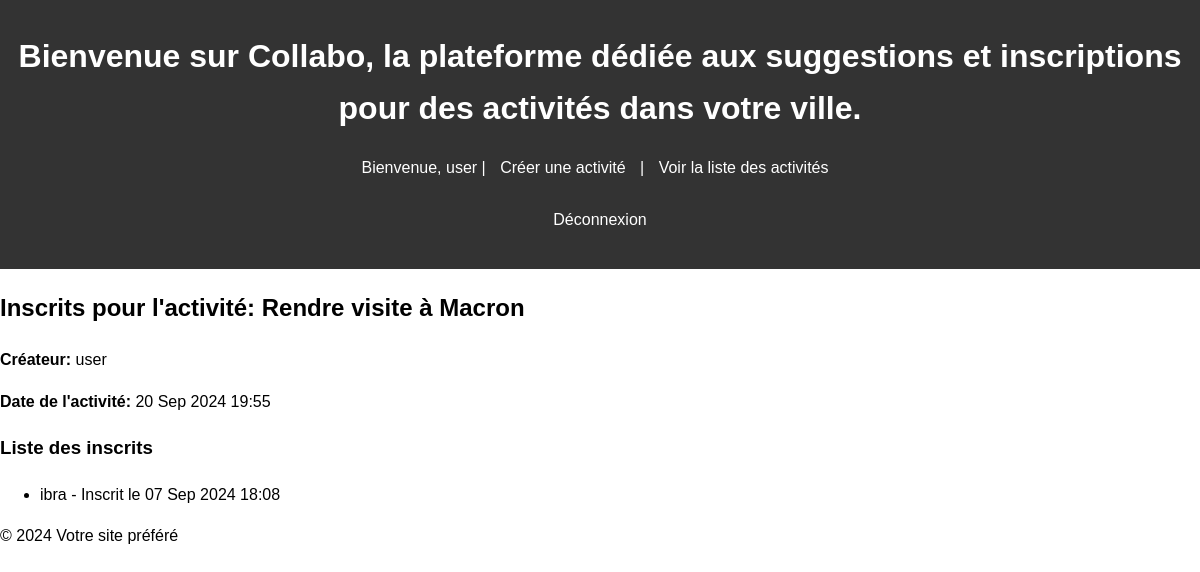
/activites/3/inscriptions/ (signed in), run on the app's committed database.
### public/models.py (models this page shows, shortened)
class Activite(models.Model):
    nom = models.CharField(max_length=280)
    createur = models.ForeignKey(User, on_delete=models.CASCADE)
    ville = models.ForeignKey(Ville, on_delete=models.CASCADE)
    type = models.ForeignKey(TypeActivite, on_delete=models.CASCADE)
    date = models.DateTimeField()
    adresse = models.CharField(max_length=280, null=True)

class Registration(models.Model):
    user = models.ForeignKey(User, on_delete=models.CASCADE)
    activity = models.ForeignKey(Activite, on_delete=models.CASCADE)
    date = models.DateTimeField(auto_now_add=True)

### public/views.py (the view)
# urls.py: path('activites/<int:activite_id>/inscriptions/', views.inscription_activite_list, name='inscription_activite_list'),
def inscription_activite_list(request, activite_id):
    activite = get_object_or_404(Activite, id=activite_id)
    if request.user != activite.createur:
        messages.error(request, "Vous n'avez pas la permission de voir cette liste.")
        return redirect('activite_list')
    registrations = Registration.objects.filter(activity=activite)
    return render(request, 'inscription_activite_list.html', {'activite': activite, 'registrations': registrations})

### public/templates/inscription_activite_list.html (shortened to what this page needs)
{% extends 'base.html' %}
{% block content %}
    <h2>Inscrits pour l'activité: {{ activite.nom }}</h2>
    <p><strong>Créateur:</strong> {{ activite.createur.username }}</p>
    <p><strong>Date de l'activité:</strong> {{ activite.date|date:"d M Y H:i" }}</p>
    <h3>Liste des inscrits</h3>
    <ul>
        {% for registration in registrations %}
            <li>{{ registration.user.username }} - Inscrit le {{ registration.date|date:"d M Y H:i" }}</li>
        {% empty %}
            <li>Aucun inscrit pour cette activité.</li>
        {% endfor %}
    </ul>
{% endblock %}

### public/templates/base.html (shortened to what this page needs)
<!DOCTYPE html>
<html>
<head>
    {% load static %}
    <link rel="stylesheet" href="{% static 'css/style.css' %}">
</head>
<body>
    <header>
        <h1>Bienvenue sur Collabo, la plateforme dédiée aux suggestions et inscriptions pour des activités dans votre ville.</h1>
        {% if user.is_authenticated %}
            <p>Bienvenue, {{ user.username }} | <a href="{% url 'creer_activite' %}">Créer une activité</a> | <a href="{% url 'activite_list' %}">Voir la liste des activités</a>
                <form method="post" action="{% url 'logout' %}">
                <button type="submit">Déconnexion</button>
            </form>
             </p>
        {% else %}
            <p><a href="{% url 'login' %}">Se connecter</a> </p>
        {% endif %}
    </header>
    <div class="content">
        {% block content %}
        {% endblock %}
    </div>
    <footer>
        <p>&copy; 2024 Votre site préféré </p>
    </footer>
</body>
</html>

### public/static/css/style.css (style rules this page uses)
body { font-family: Arial, sans-serif; line-height: 1.6; margin: 0; padding: 0; }
header { background: #333; color: #fff; padding: 10px 0; text-align: center; }
header a { color: #fff; text-decoration: none; padding: 0 10px; }
button { background-color: #333; border: none; color: white; padding: 10px 20px; text-align: center; text-decoration: none; display: inline-block; font-size: 16px; margin: 4px 2px; cursor: pointer; }

### data on the page
Activite: nom "Rendre visite à Macron", createur.username "user", date "20 Sep 2024 19:55"
Registration: user.username "ibra", date "07 Sep 2024 18:08"

### other printed values
{{ user.username }} "user"
